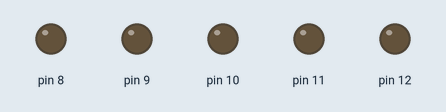
A sketch run on a simulated Arduino Uno, built with avr-gcc and run on an emulated ATmega328P. On the bench: output pins drawn as LEDs (lit = HIGH).

Above: at 0.5 s.
At 1.5 s:
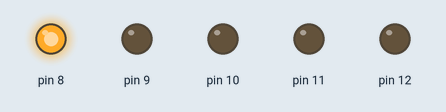
At 2.6 s:
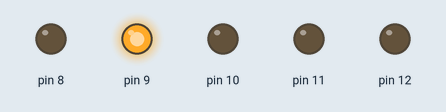
At 5.7 s:
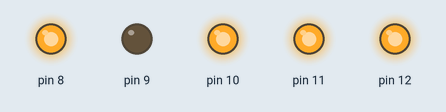
At 8.9 s:
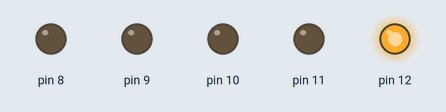
At 12.0 s:
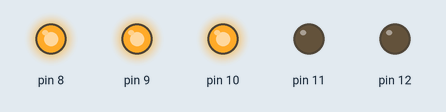
Timing chart, 0 to 13.6 s (numbered marks = the images above):
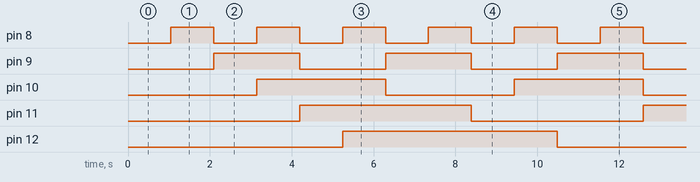

Measured:
- by itself, pin 8: alternates HIGH for 1.0 s and LOW for 1.0 s
- by itself, pin 9: alternates HIGH for 2.1 s and LOW for 2.1 s
- by itself, pin 10: alternates HIGH for 3.1 s and LOW for 3.1 s
- by itself, pin 11: alternates HIGH for 4.2 s and LOW for 4.2 s
- by itself, pin 12: alternates HIGH for 5.2 s and LOW for 5.2 s

The sketch:

LedCascade.ino
```cpp
#define PERIOD_LED1 1
#define PERIOD_LED2 2
#define PERIOD_LED3 3
#define PERIOD_LED4 4
#define PERIOD_LED5 5

volatile unsigned int count = 0;
volatile uint8_t portb_state = 0;

ISR(TIMER1_OVF_vect) {
  count++;

  if (count % PERIOD_LED1 == 0) portb_state ^= (1 << 0);
  if (count % PERIOD_LED2 == 0) portb_state ^= (1 << 1);
  if (count % PERIOD_LED3 == 0) portb_state ^= (1 << 2);
  if (count % PERIOD_LED4 == 0) portb_state ^= (1 << 3);
  if (count % PERIOD_LED5 == 0) portb_state ^= (1 << 4);

  PORTB = portb_state;

  if (count >= 60) count = 0;
}

void setup() {
  cli();
  TCCR1A = 0;
  TCCR1B = 0;
  TCCR1B |= (1 << CS12);
  TIMSK1 |= (1 << TOIE1);
  DDRB |= (1 << 0) | (1 << 1) | (1 << 2) | (1 << 3) | (1 << 4);
  PORTB = 0;
  sei();
}

void loop() {}
```
